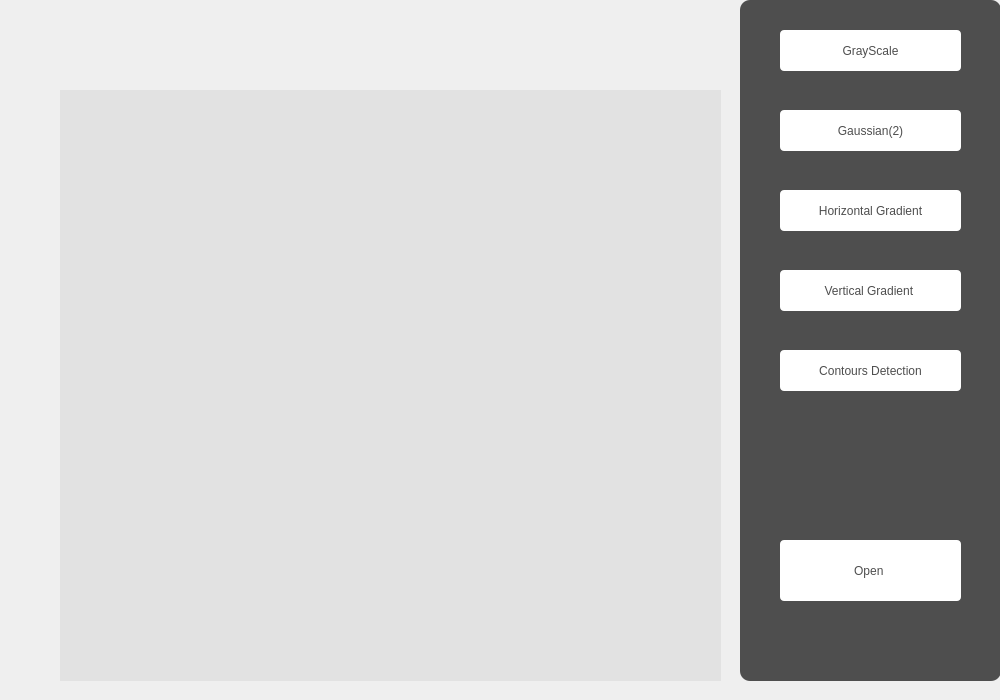
<?xml version="1.0" encoding="UTF-8"?>
<ui version="4.0">
 <class>UploadImage</class>
 <widget class="QDialog" name="UploadImage">
  <property name="geometry">
   <rect>
    <x>0</x>
    <y>0</y>
    <width>1000</width>
    <height>700</height>
   </rect>
  </property>
  <property name="windowTitle">
   <string>Image Processing</string>
  </property>
  <widget class="QLabel" name="space_label">
   <property name="geometry">
    <rect>
     <x>60</x>
     <y>90</y>
     <width>661</width>
     <height>591</height>
    </rect>
   </property>
   <property name="styleSheet">
    <string notr="true">background-color:#e2e2e2;</string>
   </property>
   <property name="text">
    <string/>
   </property>
  </widget>
  <widget class="QPushButton" name="about">
   <property name="geometry">
    <rect>
     <x>60</x>
     <y>20</y>
     <width>61</width>
     <height>71</height>
    </rect>
   </property>
   <property name="styleSheet">
    <string notr="true">border-radius: 20px 20px;</string>
   </property>
   <property name="text">
    <string/>
   </property>
   <property name="icon">
    <iconset>
     <normaloff>:/src/images/curriculum.png</normaloff>
     <selectedon>:/src/curriculum.png</selectedon>:/src/images/curriculum.png</iconset>
   </property>
   <property name="iconSize">
    <size>
     <width>56</width>
     <height>56</height>
    </size>
   </property>
  </widget>
  <widget class="QFrame" name="frame">
   <property name="geometry">
    <rect>
     <x>740</x>
     <y>0</y>
     <width>261</width>
     <height>681</height>
    </rect>
   </property>
   <property name="styleSheet">
    <string notr="true">background-color:#4e4e4e;

border-radius: 10px  10px;</string>
   </property>
   <property name="frameShape">
    <enum>QFrame::StyledPanel</enum>
   </property>
   <property name="frameShadow">
    <enum>QFrame::Raised</enum>
   </property>
   <widget class="QPushButton" name="GrayScale">
    <property name="geometry">
     <rect>
      <x>40</x>
      <y>30</y>
      <width>181</width>
      <height>41</height>
     </rect>
    </property>
    <property name="styleSheet">
     <string notr="true">font: 12pt &quot;MathJax_Caligraphic&quot;;
color:#4e4e4e;
background-color: #ffffff;
border-radius: 4px 4px;</string>
    </property>
    <property name="text">
     <string>GrayScale</string>
    </property>
   </widget>
   <widget class="QPushButton" name="gaussian">
    <property name="geometry">
     <rect>
      <x>40</x>
      <y>110</y>
      <width>181</width>
      <height>41</height>
     </rect>
    </property>
    <property name="styleSheet">
     <string notr="true">font: 12pt &quot;MathJax_Caligraphic&quot;;
color:#4e4e4e;
background-color: #ffffff;
border-radius: 4px 4px;</string>
    </property>
    <property name="text">
     <string>Gaussian(2)</string>
    </property>
   </widget>
   <widget class="QPushButton" name="h_Gradient">
    <property name="geometry">
     <rect>
      <x>40</x>
      <y>190</y>
      <width>181</width>
      <height>41</height>
     </rect>
    </property>
    <property name="styleSheet">
     <string notr="true">font: 12pt &quot;MathJax_Caligraphic&quot;;
color:#4e4e4e;
background-color: #ffffff;
border-radius: 4px 4px;</string>
    </property>
    <property name="text">
     <string>Horizontal Gradient</string>
    </property>
   </widget>
   <widget class="QPushButton" name="v_gradient">
    <property name="geometry">
     <rect>
      <x>40</x>
      <y>270</y>
      <width>181</width>
      <height>41</height>
     </rect>
    </property>
    <property name="styleSheet">
     <string notr="true">font: 12pt &quot;MathJax_Caligraphic&quot;;
color:#4e4e4e;
background-color: #ffffff;
border-radius: 4px 4px;</string>
    </property>
    <property name="text">
     <string>Vertical Gradient </string>
    </property>
   </widget>
   <widget class="QPushButton" name="contoursDetection">
    <property name="geometry">
     <rect>
      <x>40</x>
      <y>350</y>
      <width>181</width>
      <height>41</height>
     </rect>
    </property>
    <property name="styleSheet">
     <string notr="true">font: 12pt &quot;MathJax_Caligraphic&quot;;
color:#4e4e4e;
background-color: #ffffff;
border-radius: 4px 4px;</string>
    </property>
    <property name="text">
     <string>Contours Detection</string>
    </property>
   </widget>
   <widget class="QPushButton" name="uploadImage">
    <property name="geometry">
     <rect>
      <x>40</x>
      <y>540</y>
      <width>181</width>
      <height>61</height>
     </rect>
    </property>
    <property name="styleSheet">
     <string notr="true">font: 12pt &quot;MathJax_Caligraphic&quot;;
color:#4e4e4e;
background-color:#ffffff;
border-radius: 4px 4px;</string>
    </property>
    <property name="text">
     <string>Open </string>
    </property>
    <property name="icon">
     <iconset>
      <normaloff>:/src/images/folder.png</normaloff>
      <selectedon>:/src/folder.png</selectedon>:/src/images/folder.png</iconset>
    </property>
    <property name="iconSize">
     <size>
      <width>32</width>
      <height>32</height>
     </size>
    </property>
   </widget>
   <widget class="QPushButton" name="initializer">
    <property name="geometry">
     <rect>
      <x>100</x>
      <y>450</y>
      <width>71</width>
      <height>61</height>
     </rect>
    </property>
    <property name="styleSheet">
     <string notr="true">color:#4e4e4e;

border-radius: 40px 40px;</string>
    </property>
    <property name="text">
     <string/>
    </property>
    <property name="icon">
     <iconset>
      <normaloff>:/src/images/refresh.png</normaloff>
      <selectedon>:/src/refresh.png</selectedon>:/src/images/refresh.png</iconset>
    </property>
    <property name="iconSize">
     <size>
      <width>60</width>
      <height>60</height>
     </size>
    </property>
   </widget>
  </widget>
  <widget class="QPushButton" name="SaveImageResult">
   <property name="geometry">
    <rect>
     <x>660</x>
     <y>20</y>
     <width>61</width>
     <height>71</height>
    </rect>
   </property>
   <property name="styleSheet">
    <string notr="true">border-radius: 20px 20px;</string>
   </property>
   <property name="text">
    <string/>
   </property>
   <property name="icon">
    <iconset>
     <selectedon>:/src/save.png</selectedon>
    </iconset>
   </property>
   <property name="iconSize">
    <size>
     <width>50</width>
     <height>50</height>
    </size>
   </property>
  </widget>
 </widget>
 <resources/>
 <connections/>
</ui>
